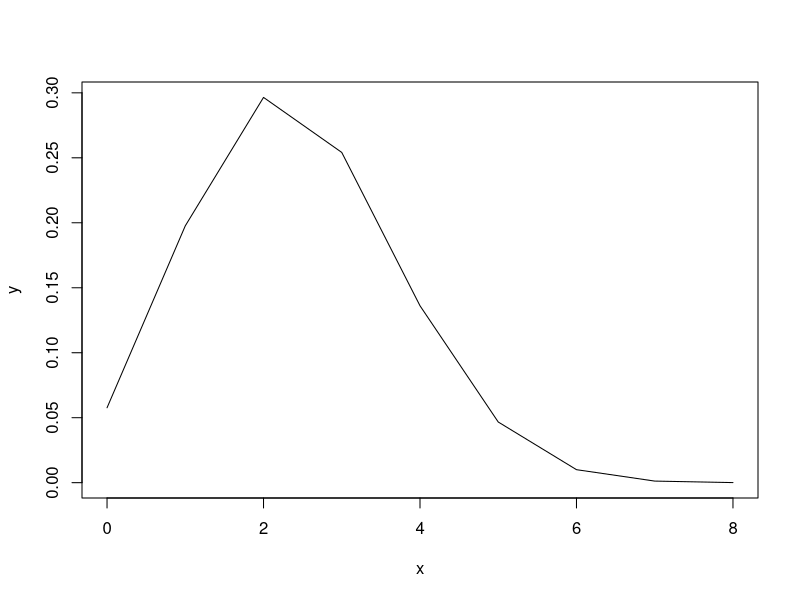
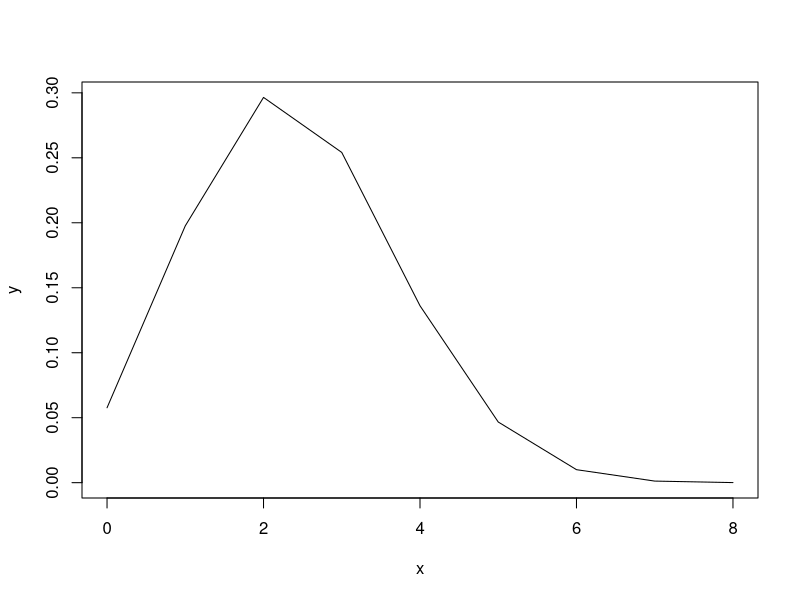
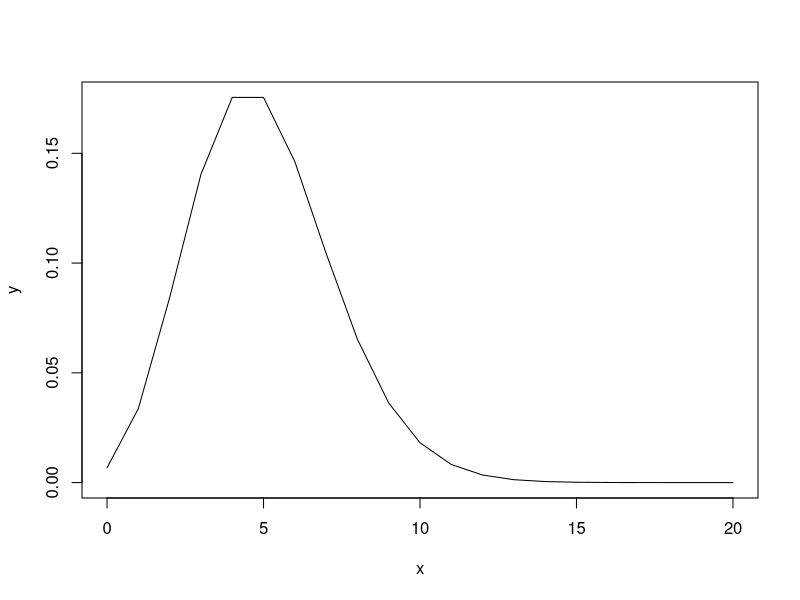
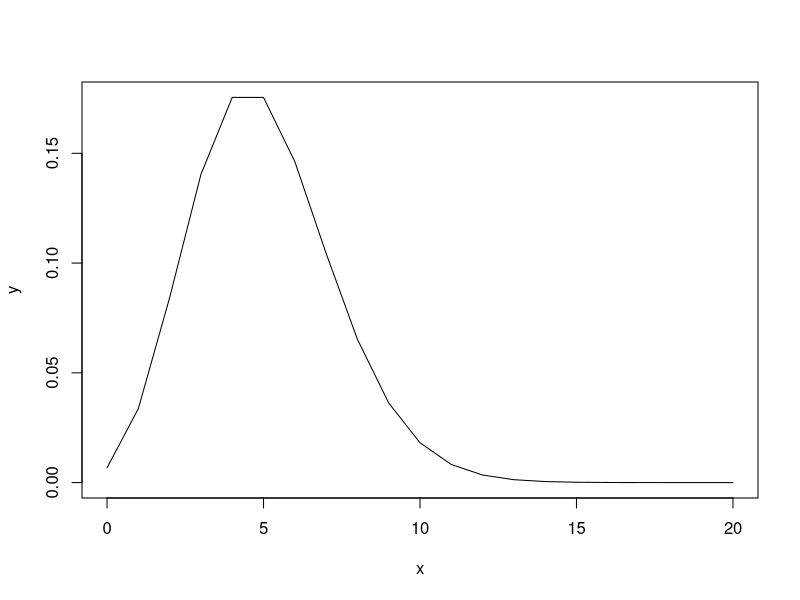
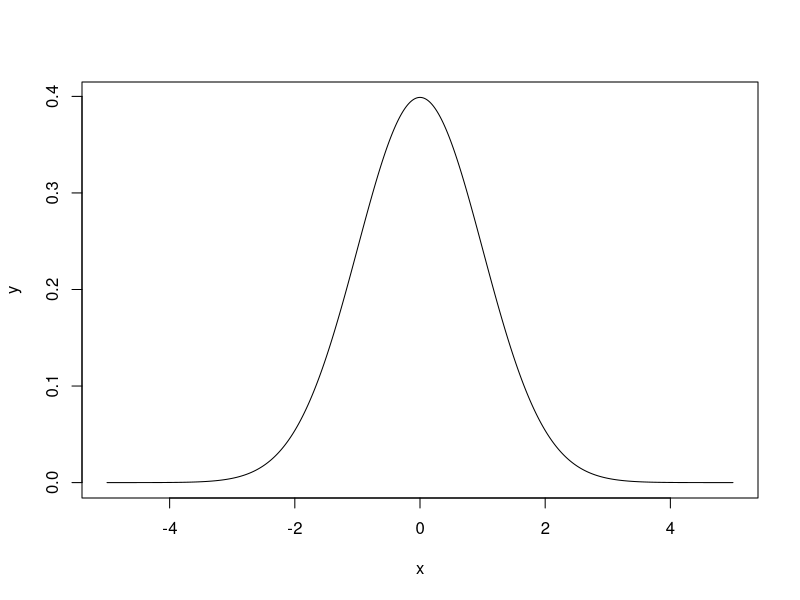
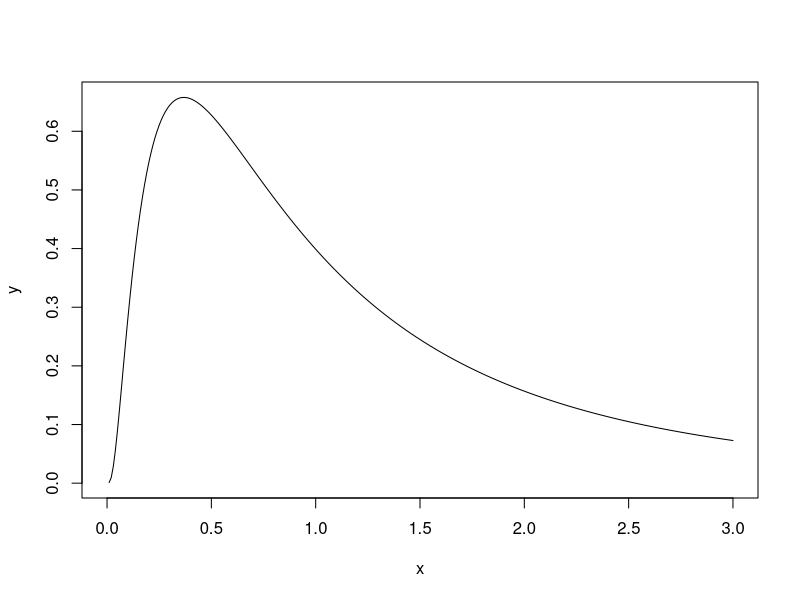
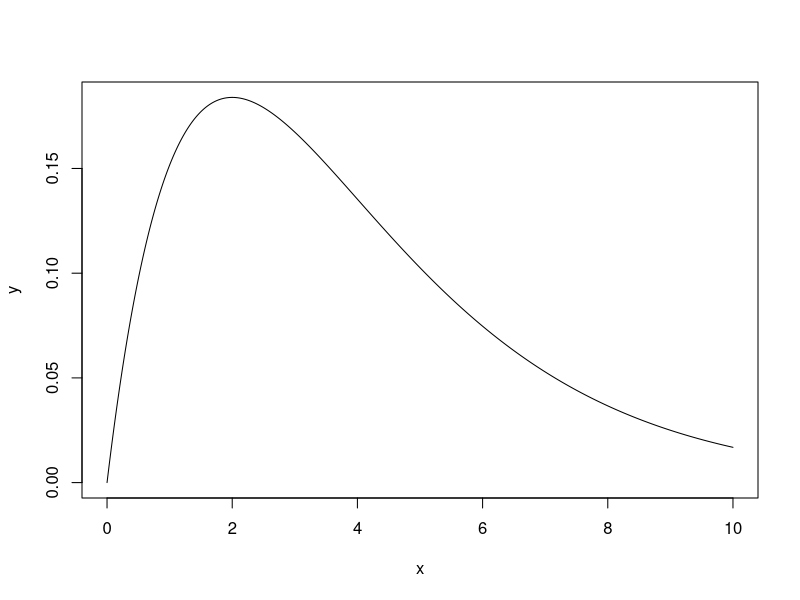
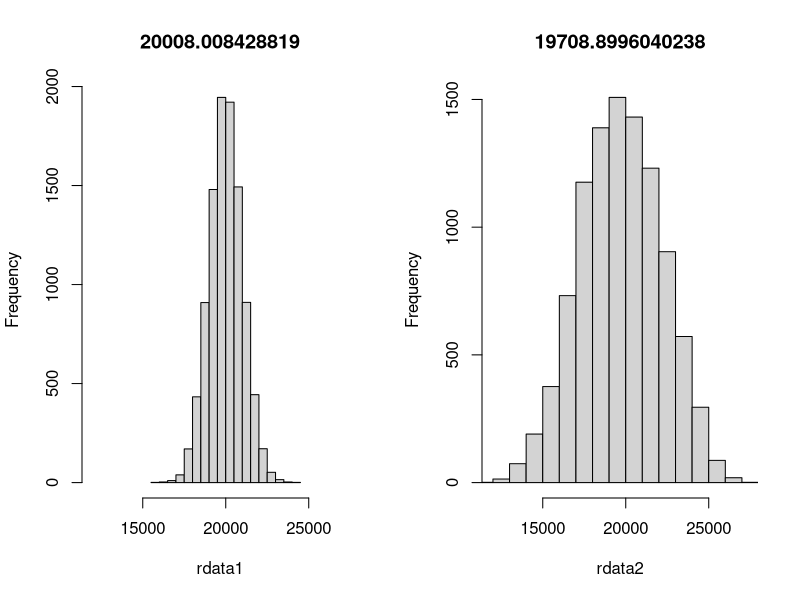

Recreate these plots in R, in order.
## ---- chunk 1
# 式から
p<-0.3
N<-8
x<-c(0:N)
y<-choose(N,x)*p^x*(1-p)^(N-x)
plot(x,y,type='l')
## ---- chunk 2
# 関数で
x<-c(0:8)
y<-dbinom(x,8,0.3)
plot(x,y,type='l')
## ---- chunk 3
    # 式から
    lambda<-5
    x<-c(0:20)
    y<-exp(-lambda)*lambda^x/factorial(x)
    plot(x,y,type='l')
## ---- chunk 4
  # 関数で
  lmbd<-5
  x<-c(0:20)
  y<-dpois(x,lambda=lmbd)
  plot(x,y,type='l')
## ---- chunk 5
    v<-1
    m<-0
    x<-seq(-5,5,0.01)
    y<-(1/sqrt(2*pi*v))*exp(-(x-m)^2/(2*v))
    plot(x,y,type='l')
## ---- chunk 6
    v<-1
    m<-0
    x<-seq(0,3,0.01)
    y<-1/(sqrt(2*pi*v)*x)*exp(-(log(x)-m)^2/(2*v))
    plot(x,y,type='l')
## ---- chunk 7
    shp<-2
    scl<-2
    x<-seq(0,10,0.01)
    y<-dgamma(x,shape=shp, rate=1/scl)
    plot(x,y,type='l')
## ---- chunk 8
b0<-3000
b1<-850
layout(matrix(1:2, ncol=2))
rdata1<-numeric()
rdata2<-numeric()
tp<-numeric()
for (rp in 1:100){
  tp[rp]<-rnorm(1,mean=20,sd=3)
  rdata1<-append(rdata1,rnorm(100,mean=20000,sd=1000))
  rdata2<-append(rdata2,rnorm(100,mean=b1*tp[rp]+b0,sd=1000))
}
hist(rdata1,xlim=c(min(rdata2),max(rdata2)),main=mean(rdata1))
hist(rdata2, xlim=c(min(rdata2),max(rdata2)),main=mean(rdata2))

## ---- chunk 9
layout(matrix(1:2, ncol=2))
m<-0
v<-1
n<-10000
x<-seq(m-sqrt(v)*4,m+sqrt(v)*4,0.01)
y<-(1/sqrt(2*pi*v))*exp(-(x-m)^2/(2*v))
plot(x,y,type='l')
rdata<-rnorm(n, m, sqrt(v))
hist(rdata, breaks=12)
## ---- chunk 10
# a地域とb地域では初期比が異なるけど、遷移核が同じならそのうち同じ値に収束するという例
na<-1 # a地域人数
nb<-1 # b地域人数
aAi<-0.9 # a地域におけるA社初期比
aBi<-1-aAi # a地域におけるA社初期比
bAi<-0.2 # b地域のA社初期比
bBi<-1-bAi　# b地域のB社初期比

nrp<-30 # 繰り返し数
rAA<-0.4 # 以下の4行は遷移核
rAB<-0.6
rBB<-0.1
rBA<-0.9
naA<-numeric(nrp)
naB<-numeric(nrp)
nbA<-numeric(nrp)
nbB<-numeric(nrp)
naA[1]<-na*aAi
naB[1]<-na*aBi
nbA[1]<-nb*bAi
nbB[1]<-nb*bBi
for(rp in 2:nrp){
  naA[rp]<-naA[rp-1]*rAA+naB[rp-1]*rBA
  naB[rp]<-naA[rp-1]*rAB+naB[rp-1]*rBB
  nbA[rp]<-nbA[rp-1]*rAA+nbB[rp-1]*rBA
  nbB[rp]<-nbA[rp-1]*rAB+nbB[rp-1]*rBB
}
layout(matrix(1:2, ncol=2))
plot(naA, type='l',col='red',ylim=c(0,1.0))
par(new=T)
plot(naB, type='l',col='blue',xlab='',ylab='',ylim=c(0,1.0))
plot(nbA, type='l',col='red',ylim=c(0,1.0))
par(new=T)
plot(nbB, type='l',col='blue',xlab='',ylab='',ylim=c(0,1.0))
## ---- chunk 11
layout(matrix(1:2, ncol=2))
nrp<-2000
data<-c(2.4,3.2,2.2,4.6,3.3)
m<-0
v<-1
chain<-4
#knl<-numeric(nrp)
#theta<-numeric(nrp)
knl<-matrix(0,nrow=nrp, ncol=chain)
theta<-matrix(0,nrow=nrp,ncol=chain)

ratio<-1
for (nc in 1:chain){
  theta[1, nc]<-runif(1,min=-2,max=2) # -2から2の連続一様分布に従う乱数
  for (rp in 1:nrp){
    kp<-numeric(length(data))
    for (d in 1:length(data)){
      kp[d]<-exp(-((data[d]-theta[rp,nc])^2)/2)/sqrt(2)*pi
    }
    knl[rp,nc]<-prod(kp)*exp(-(theta[rp,nc]^2/20000))/sqrt(20000*pi) #カーネルの計算
    
    if (rp>1){
      lr<-knl[rp,nc]/knl[rp-1,nc]  # カーネル比（rate）の算出
      if (runif(1)>lr){ # 確率rateで提案thetaを採用
        #print(lr)
        theta[rp,nc]<-theta[rp-1,nc]
        knl[rp,nc]<-knl[rp-1,nc]
      }
    }
    if (rp<nrp){
      theta[rp+1,nc]<-theta[rp,nc]+rnorm(1,m,v) # 次のthetaの生成, 平均m, 分散vの正規分布に従う乱数を前のthetaにたす
    } 
  }
}

for (wf in 1:chain){
  if (wf>1){
    par(new=T)
    plot(theta[1:nrp,wf],type='l', xlab='',ylab='', col=wf, ylim=(c(min(theta),max(theta))))
  }else{
    plot(theta[1:nrp,wf],type='l', main=mean(theta), col=wf, ylim=(c(min(theta),max(theta))))
  }
}
par(new=F)
for (wf in 1:chain){
  if (wf>1){
    hist(theta[,wf], col=adjustcolor(wf, alpha.f=0.3), add=TRUE, breaks=seq(floor(min(theta)),ceiling(max(theta)),0.5))
  }else{
    hist(theta[,wf], col=adjustcolor(wf, alpha.f=0.3), breaks=seq(floor(min(theta)),ceiling(max(theta)),0.5))
  }
}

## ---- chunk 12
layout(matrix(1:2, ncol=2))
data<-c(4,3,4,5,5,2,3,1,4,0,1,5,5,6,5,4,4,5,3,4)
hist(data,breaks=c(-1:7))
logb<-function(x) sum(log(dbinom(data, 8, x)))
q <- seq(0.2, 0.7, 0.01)
plot(q, sapply(q, logb), type='l')
## ---- chunk 13
nrp<-1000
qi<-0.159
n<-8
data<-c(4,3,4,5,5,2,3,1,4,0,1,5,5,6,5,4,4,5,3,4)
logL<-numeric(nrp)
q<-numeric(nrp)
q[1]<-qi
for (rp in 1:nrp){
  lh<-numeric(length(data))
  for (d in 1:length(data)){
    lh[d]<-choose(n,data[d])*q[rp]^data[d]*(1-q[rp])^(n-data[d])
  }
  logL[rp]<-log(prod(lh))
  if (rp>1){
    if (logL[rp]<logL[rp-1]){
      q[rp]<-q[rp-1]
      logL[rp]<-logL[rp-1]
    }
  }
  if (round(runif(1))){
    q[rp+1]<-q[rp]+0.001
  }else{
    q[rp+1]<-q[rp]-0.001
  }
}
plot(q[1:nrp],type='l', main=q[nrp])
## ---- chunk 14
layout(matrix(1:2, ncol=1))
nrp<-50000
qi<-0.30
n<-8
data<-c(4,3,4,5,5,2,3,1,4,0,1,5,5,6,5,4,4,5,3,4)
logL<-numeric(nrp)
q<-numeric(nrp)
q[1]<-qi
lr<-1
for (rp in 1:nrp){
  lh<-numeric(length(data))
  for (d in 1:length(data)){
    lh[d]<-choose(n,data[d])*q[rp]^data[d]*(1-q[rp])^(n-data[d])
  }
  logL[rp]<-log(prod(lh))
  if (rp>1){
    lr<-exp(logL[rp]-logL[rp-1])
    if (runif(1)>lr){
      #print(lr)
      q[rp]<-q[rp-1]
      logL[rp]<-logL[rp-1]
    }
  }
  if (round(runif(1))){
    q[rp+1]<-min(0.99,q[rp]+0.01)
  }else{
    q[rp+1]<-max(0.01,q[rp]-0.01)
  }
}
plot(q[1:nrp],type='l', main=mean(q))
hist(q)
## ---- chunk 15
mtrx<-matrix(
  data=1:10,
  nrow=2,
  byrow=F
)
rownames(mtrx)<-c('row1','row2')
colnames(mtrx)<-c('c1','c2','c3','c4','c5')
print(mtrx)
## ---- chunk 16
df2 <- data.frame(
  data=1:24
)
ts2<-ts(
  df2, # 対象データ
  start = c(2010,1), #開始年月
  frequency=12 #頻度
)
print(ts2)

## ---- chunk 17
fish<-read.csv('2-2-1-fish.csv')
hist(fish$length)
## ---- chunk 18
fish<-read.csv('2-2-1-fish.csv')
plot(density(fish$length, adjust=1))

## ---- chunk 19
acf(Nile)
